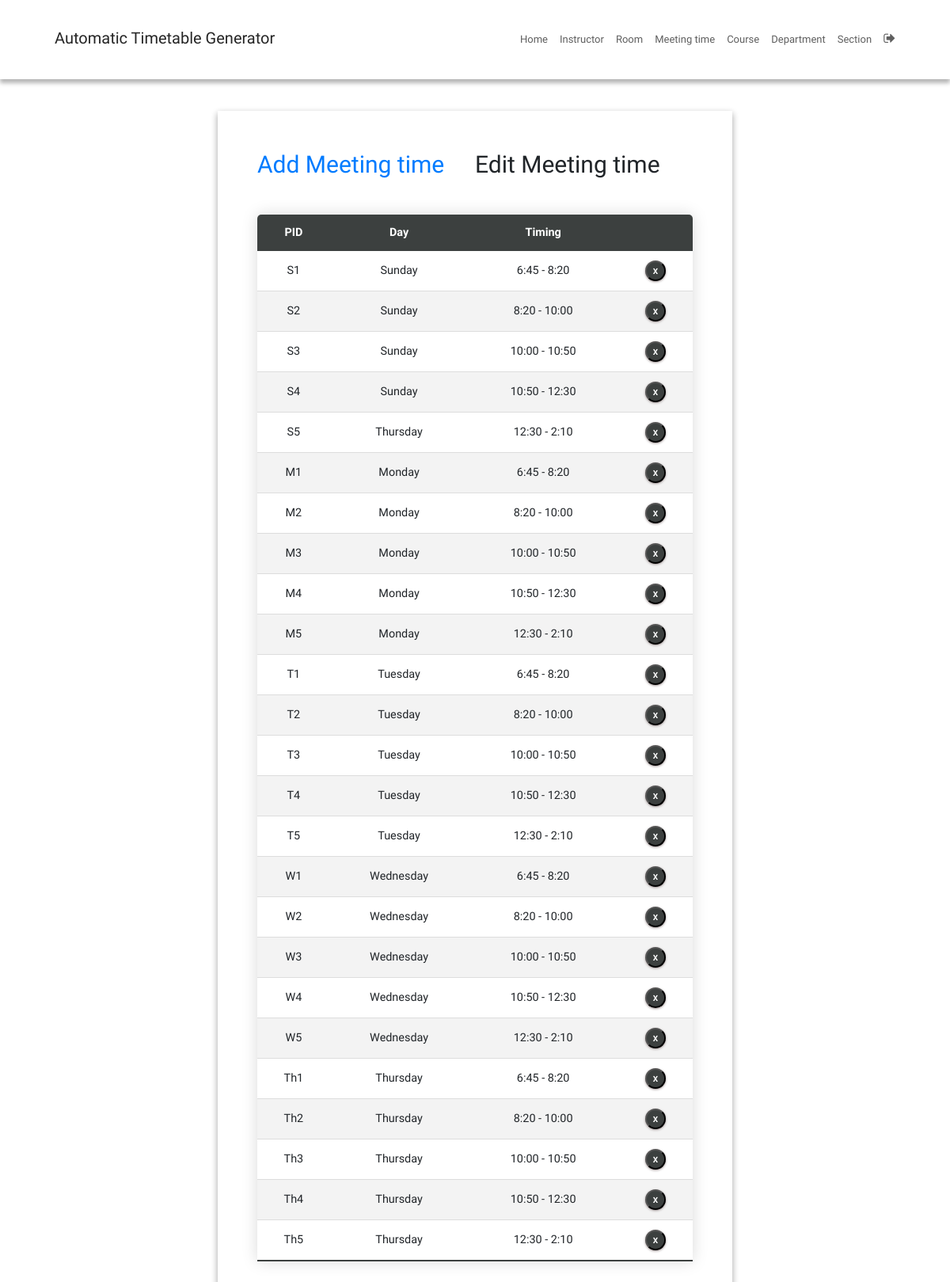
/meetingTimeEdit/ (signed in), run on an earlier commit of the app's database.
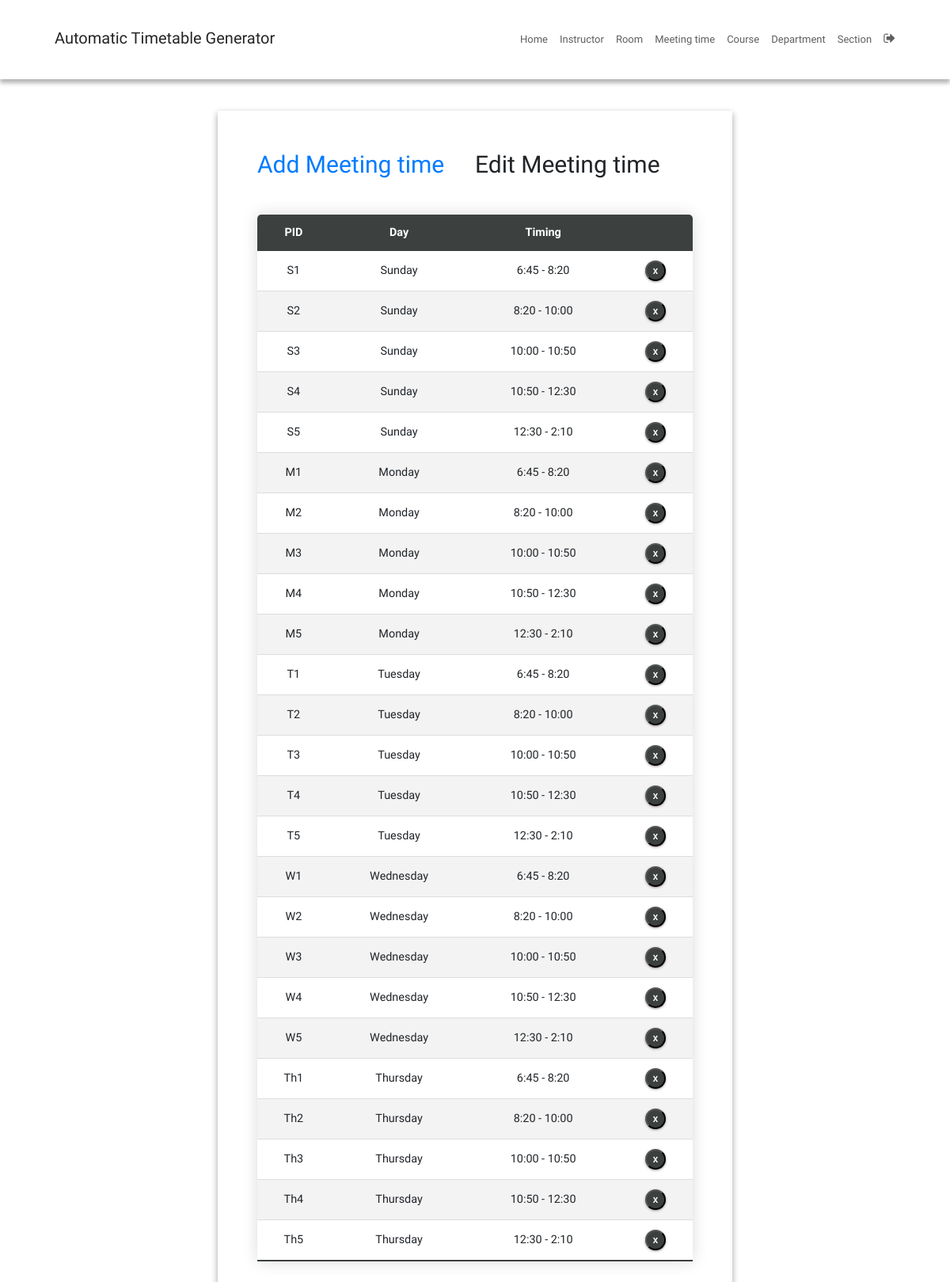
And on a later commit of the database.
### SchedulerApp/models.py (models this page shows, shortened)
class MeetingTime(models.Model):
    pid = models.CharField(max_length=4, primary_key=True)
    time = models.CharField(max_length=50,
                            choices=TIME_SLOTS,
                            default='11:30 - 12:30')
    day = models.CharField(max_length=15, choices=DAYS_OF_WEEK)

### SchedulerApp/views.py (the view)
# urls.py: path('meetingTimeEdit/', meetingTimeEdit, name='meetingTimeEdit'),
@login_required
def meetingTimeEdit(request):
    context = {'meeting_times': MeetingTime.objects.all()}
    return render(request, 'meetingTimeEdit.html', context)

### SchedulerApp/templatetags/index.py (called while the page is built)
@register.tag
def active(parser, token):
    args = token.split_contents()
    template_tag = args[0]
    if len(args) < 2:
        raise (template.TemplateSyntaxError, f'{template_tag} tag requires at least one argument')
    return NavSelectedNode(args[1:])

    def render(self, context):
        path = context['request'].path
        for p in self.patterns:
            pValue = template.Variable(p).resolve(context)
            if path == pValue:
                return 'active'
        return ''

### templates/meetingTimeEdit.html (shortened to what this page needs)
{% extends 'base.html' %}
{% block content %}
{% load static %}
<fieldset class="fieldset">
  <div class="tablink">
    <a href="{% url 'meetingTimeAdd'%}">
      <h1 onclick="openPage('new')" id="defaultOpen">Add Meeting time</h1>
    </a>
    <h1 onclick="openPage('edit')" id="link_to_edit">Edit Meeting time</h1>
  </div>
  <div class="tabcontent" id="edit">
    <table class="editTable">
      <thead>
        <tr class="table-headers">
          <th>PID</th>
          <th>Day</th>
          <th>Timing</th>
          <th class="empty"></th>
        </tr>
      </thead>
      <tbody>
        {% for mt in meeting_times %}
        <tr>
          <td>{{mt.pid}}</td>
          <td>{{mt.day}}</td>
          <td>{{mt.time}}</td>
          <td class="empty">
            <form action="{% url 'deletemeetingtime' mt.pid %}" method="post">
              <input type="submit" value="X" class="cross">
            </form>
          </td>
        </tr>
        {% endfor %}
      </tbody>
    </table>
  </div>
</fieldset>
{% endblock %}

What changed in the data, as far as the page shows it:
changed MeetingTime "S5": day "Thursday" → "Sunday"
